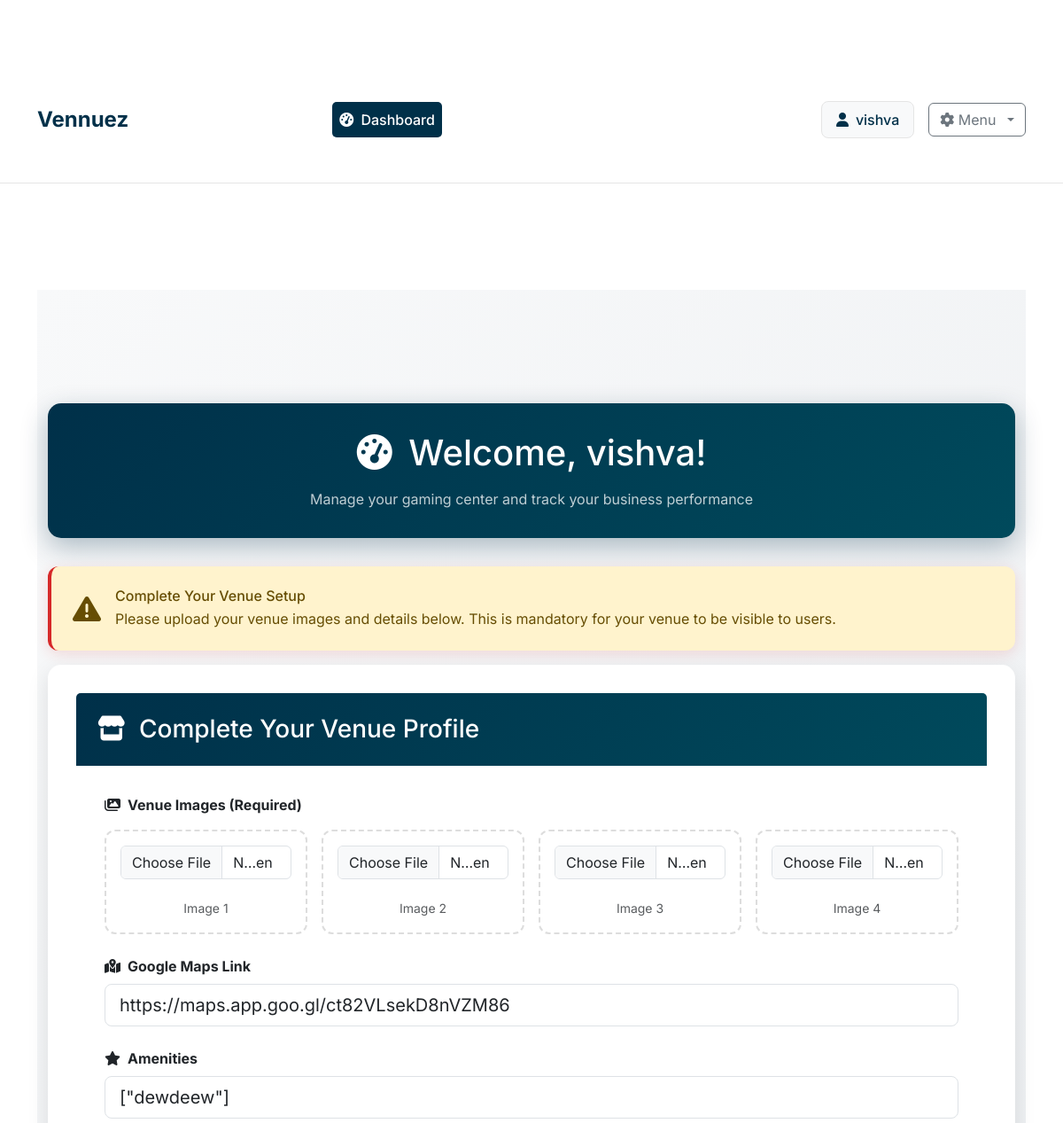
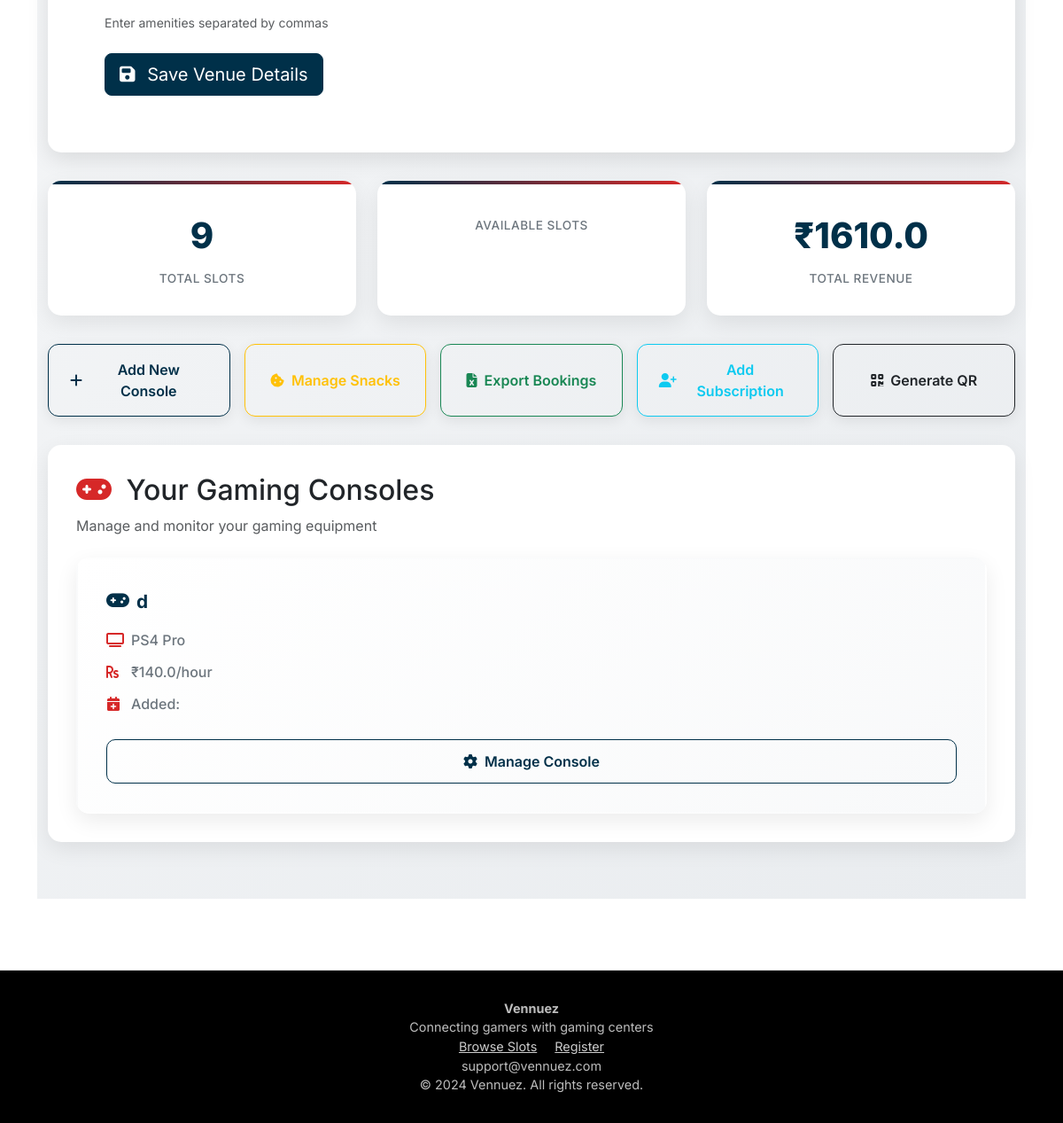
Screenshot of /dashboard (signed in) with the database file from the repository (2 pictures, top to bottom).
### models.py (models this page shows, shortened)
class Owner(UserMixin, db.Model):
    __tablename__ = 'owners'
    id = db.Column(db.Integer, primary_key=True)
    username = db.Column(db.String(80), unique=True, nullable=False)
    email = db.Column(db.String(120), unique=True, nullable=False)
    password_hash = db.Column(db.String(256), nullable=False)
    phone = db.Column(db.String(20), nullable=False)
    gaming_center_name = db.Column(db.String(200), nullable=False)
    address = db.Column(db.String(255), nullable=True)
    active = db.Column(db.Boolean, default=True)
    created_at = db.Column(db.DateTime, default=datetime.utcnow)
    latitude = db.Column(db.Float, nullable=True)
    longitude = db.Column(db.Float, nullable=True)
    google_maps_link = db.Column(db.String(500), nullable=True)
    amenities = db.Column(db.Text, nullable=True)  # Stored as JSON string
    venue_image1 = db.Column(db.String(500), nullable=True)
    venue_image2 = db.Column(db.String(500), nullable=True)
    venue_image3 = db.Column(db.String(500), nullable=True)
    venue_image4 = db.Column(db.String(500), nullable=True)
    images_uploaded = db.Column(db.Boolean, default=False)
    consoles = db.relationship('Console', backref='owner', lazy=True, cascade='all, delete-orphan')
    subscriptions = db.relationship("Subscription", back_populates="owner", cascade="all, delete")

class Console(db.Model):
    __tablename__ = 'consoles'
    id = db.Column(db.Integer, primary_key=True)
    name = db.Column(db.String(100), nullable=False)
    console_type = db.Column(db.String(50), nullable=False)
    hourly_rate = db.Column(db.Float, nullable=False)  # Rate per person per hour
    is_available = db.Column(db.Boolean, default=True)
    created_at = db.Column(db.DateTime, default=datetime.utcnow)
    owner_id = db.Column(db.Integer, db.ForeignKey('owners.id'), nullable=False)
    slots = db.relationship('TimeSlot', backref='console', lazy=True, cascade='all, delete-orphan')

### routes.py (the view)
@app.route('/dashboard')
@login_required
@venue_details_required
def dashboard():
    owner = Owner.query.get(current_user.id)
    consoles = Console.query.filter_by(owner_id=owner.id).all()
    total_slots = 0
    booked_slots = 0
    total_revenue = 0
    for console in consoles:
        slots = TimeSlot.query.filter_by(console_id=console.id).all()
        total_slots += len(slots)
        for slot in slots:
            if slot.is_booked:
                booked_slots += 1
                total_revenue += slot.total_amount
    stats = {
        'total_consoles': len(consoles),
        'total_slots': total_slots,
        'booked_slots': booked_slots,
        'total_revenue': total_revenue,
        'booking_rate': (booked_slots / total_slots * 100) if total_slots > 0 else 0,
        'advance_collected': sum(slot.advance_paid for console in consoles for slot in console.slots if slot.is_booked)
    }
    venue_details_complete = (owner.images_uploaded and
                              owner.google_maps_link and
                              owner.amenities)
    return render_template('dashboard.html', owner=owner, consoles=consoles, stats=stats, venue_details_complete=venue_details_complete)

### templates/dashboard.html (shortened to what this page needs)
{% extends "base.html" %}
{% block content %}
<section class="dashboard-page">
    <div class="container" style="max-width: 1200px;">
        <div class="welcome-header">
            <div class="text-center">
                <h1 class="mb-3">
                    <i class="fas fa-tachometer-alt me-2"></i>
                    Welcome, {{ owner.username }}!
                </h1>
                <p class="mb-0 opacity-75">Manage your gaming center and track your business performance</p>
            </div>
        </div>
        {% if not owner.images_uploaded %}
        <div class="alert alert-warning alert-modern" role="alert">
            <div class="d-flex align-items-center">
                <i class="fas fa-exclamation-triangle fa-2x me-3"></i>
                <div>
                    <h6 class="mb-1">Complete Your Venue Setup</h6>
                    <p class="mb-0">Please upload your venue images and details below. This is mandatory for your venue to be visible to users.</p>
                </div>
            </div>
        </div>
        {% endif %}
        {% if not venue_details_complete %}
        <div class="card venue-details-card">
            <div class="card-header">
                <h3 class="mb-0">
                    <i class="fas fa-store me-2"></i>
                    Complete Your Venue Profile
                </h3>
            </div>
            <div class="card-body">
                <form action="{{ url_for('upload_venue_details') }}" method="POST" enctype="multipart/form-data">
                    <div class="mb-4">
                        <label class="form-label fw-bold mb-3">
                            <i class="fas fa-images me-2"></i>Venue Images (Required)
                        </label>
                        <div class="image-upload-grid">
                            {% for i in range(1, 5) %}
                            <div class="image-upload-item">
                                <input type="file" name="image{{ i }}" class="form-control" accept="image/*"
                                       {% if not owner['venue_image' + i|string] %}required{% endif %}>
                                <small class="text-muted">Image {{ i }}</small>
                            </div>
                            {% endfor %}
                        </div>
                    </div>
                    <div class="mb-4">
                        <label class="form-label fw-bold">
                            <i class="fas fa-map-marked-alt me-2"></i>Google Maps Link
                        </label>
                        <input type="url" name="google_maps_link" class="form-control form-control-lg"
                               value="{{ owner.google_maps_link or '' }}"
                               placeholder="Enter Google Maps link to your venue">
                    </div>
                    <div class="mb-4">
                        <label class="form-label fw-bold">
                            <i class="fas fa-star me-2"></i>Amenities
                        </label>
                        <input type="text" name="amenities" class="form-control form-control-lg"
                               value="{{ owner.amenities or '' }}"
                               placeholder="e.g., WiFi, Parking, Air Conditioning, Refreshments">
                        <div class="form-text">Enter amenities separated by commas</div>
                    </div>
                    <button type="submit" class="btn btn-primary btn-lg">
                        <i class="fas fa-save me-2"></i> Save Venue Details
                    </button>
                </form>
            </div>
        </div>
        {% endif %}
        <div class="stats-grid">
            <div class="stat-card">
                <span class="stat-number">{{ stats.total_slots }}</span>
                <div class="stat-label">Total Slots</div>
            </div>
            <div class="stat-card">
                <div class="stat-label">Available Slots</div>
            </div>
            <div class="stat-card">
                <span class="stat-number">₹{{ stats.total_revenue }}</span>
                <div class="stat-label">Total Revenue</div>
            </div>
        </div>
        <div class="action-buttons">
            <a href="{{ url_for('add_console') }}" class="btn btn-outline-primary action-btn">
                <i class="fas fa-plus"></i> Add New Console
            </a>
            <a href="{{ url_for('manage_snacks') }}" class="btn btn-outline-warning action-btn">
                <i class="fas fa-cookie-bite"></i> Manage Snacks
            </a>
            <a href="{{ url_for('export_bookings') }}" class="btn btn-outline-success action-btn">
                <i class="fas fa-file-excel"></i> Export Bookings
            </a>
            <a href="{{ url_for('add_subscription') }}" class="btn btn-outline-info action-btn">
                <i class="fas fa-user-plus"></i> Add Subscription
            </a>
            <a href="{{ url_for('generate_qr') }}" class="btn btn-outline-dark action-btn">
                <i class="fas fa-qrcode"></i> Generate QR
            </a>
        </div>
        <div class="consoles-section">
            <h2 class="mb-0">
                <i class="fas fa-gamepad me-2" style="color: var(--accent);"></i>
                Your Gaming Consoles
            </h2>
            <p class="text-muted mt-2">Manage and monitor your gaming equipment</p>
            {% if consoles %}
            <div class="consoles-grid">
                {% for console in consoles %}
                <div class="console-card">
                    <div class="console-name">
                        <i class="fas fa-gamepad"></i>
                        {{ console.name }}
                    </div>
                    <div class="console-detail">
                        <i class="fas fa-tv"></i>
                        <span>{{ console.console_type }}</span>
                    </div>
                    <div class="console-detail">
                        <i class="fas fa-rupee-sign"></i>
                        <span>₹{{ console.hourly_rate }}/hour</span>
                    </div>
                    <div class="console-detail">
                        <i class="fas fa-calendar-plus"></i>
                        <span>Added: {{ console.added_on }}</span>
                    </div>
                    <a href="{{ url_for('console_details', console_id=console.id) }}"
                       class="btn btn-outline-primary manage-btn">
                        <i class="fas fa-cog me-2"></i>Manage Console
                    </a>
                </div>
                {% endfor %}
            </div>
            {% endif %}
        </div>
    </div>
</section>
{% endblock %}

### templates/base.html (shortened to what this page needs)
<!DOCTYPE html>
<html lang="en">
<head>
  <link rel="stylesheet" href="{{ url_for('static', filename='css/main.css') }}">
  <link rel="stylesheet" href="https://cdnjs.cloudflare.com/ajax/libs/font-awesome/6.4.0/css/all.min.css" />
  <link href="https://cdn.jsdelivr.net/npm/bootstrap@5.3.0/dist/css/bootstrap.min.css" rel="stylesheet" />
</head>
<body>
  <nav class="navbar navbar-expand-lg">
    <div class="container">
      <a class="navbar-brand" href="{{ url_for('index') }}">Vennuez</a>
      <div class="collapse navbar-collapse" id="navbarNav">
        <ul class="navbar-nav">
          {% if current_user.is_authenticated %}
            {% if session.user_type != 'owner' %}
              <li class="nav-item">
              </li>
            {% elif session.user_type == 'owner' %}
              <li class="nav-item">
                <a href="{{ url_for('dashboard') }}" class="nav-link {% if request.endpoint == 'dashboard' %}active{% endif %}">
                  <i class="fas fa-tachometer-alt me-1"></i> Dashboard
                </a>
              </li>
            {% endif %}
          {% endif %}
        </ul>
        <div class="auth-section ms-auto">
          {% if current_user.is_authenticated %}
            <div class="user-info">
              <i class="fas fa-user"></i>
              <span>{{ current_user.username }}</span>
            </div>
            <div class="dropdown">
              <button class="btn btn-outline-secondary dropdown-toggle" type="button" data-bs-toggle="dropdown" aria-expanded="false">
                <i class="fas fa-cog"></i> Menu
              </button>
            </div>
          {% endif %}
        </div>
      </div>
    </div>
  </nav>
  <main class="container my-4">
    {% block content %}{% endblock %}
  </main>
  <footer class="footer">
    <div>
      <strong>Vennuez</strong><br />
      Connecting gamers with gaming centers<br />
      <a href="{{ url_for('available_slots') }}" style="color:#ccc; margin-right:1rem;">Browse Slots</a>
      <a href="{{ url_for('register') }}" style="color:#ccc;">Register</a><br />
      support@vennuez.com<br />
      &copy; 2024 Vennuez. All rights reserved.
    </div>
  </footer>
</body>
</html>

### rows the page displays
Owner: username "vishva", google_maps_link "https://maps.app.goo.gl/ct82VLsekD8nVZM86", amenities "[\"dewdeew\"]"
Console: name "d", console_type "PS4 Pro", hourly_rate "140.0"

### other values shown
{{ i }} "1" "2" "3" "4"
{{ stats.total_slots }} "9"
{{ stats.total_revenue }} "1610.0"
